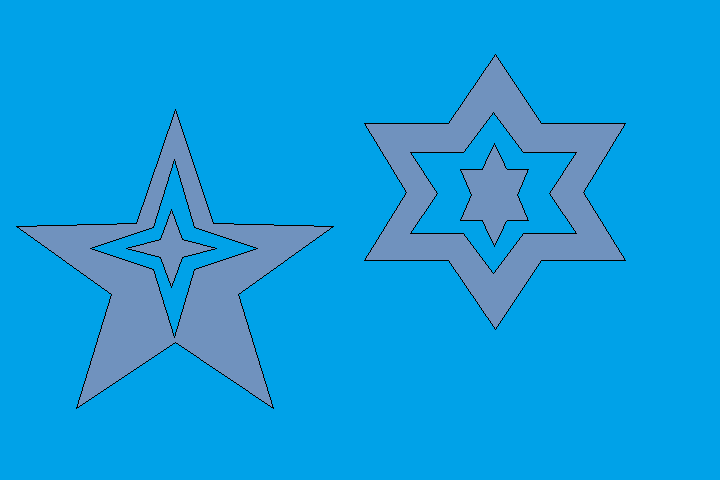
#> input picture imgzoom_loop/img.png, 720 x 480 px
$ python a.py
#> lines starting #> are read from the running program, lines starting #| are printed output that depends on the picture; after the words box and inside, x2 and y2 are one past the last pixel; in counts of white or black regions, pixels touching at a corner belong together
# -*- coding: utf-8 -*-
#Created By  : Illity
#Created Date: 2021-10-28
#Version     : 1.0

import cv2
import numpy as np
a=cv2.imread('img.png')
#> a is the input picture: shape (480, 720, 3); mean B, G, R 223.4, 158, 16.6
b=cv2.imread('img.png')
b_channel, g_channel, r_channel = cv2.split(a)
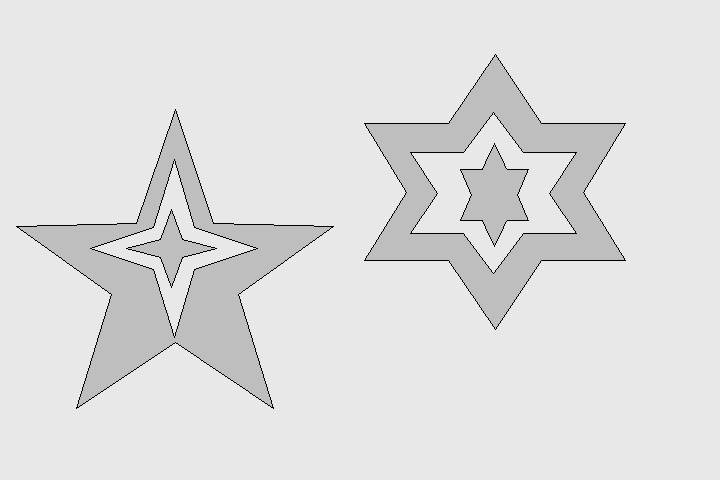
#> b_channel: shape (480, 720); min 0, max 232, mean 223.4
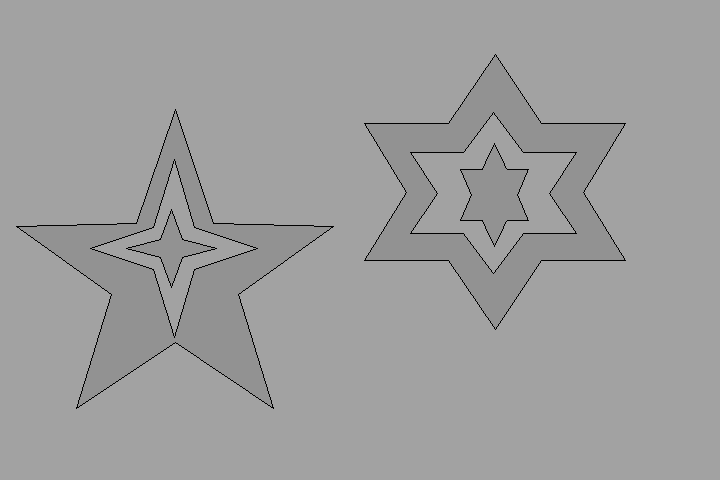
#> g_channel: shape (480, 720); min 0, max 162, mean 158
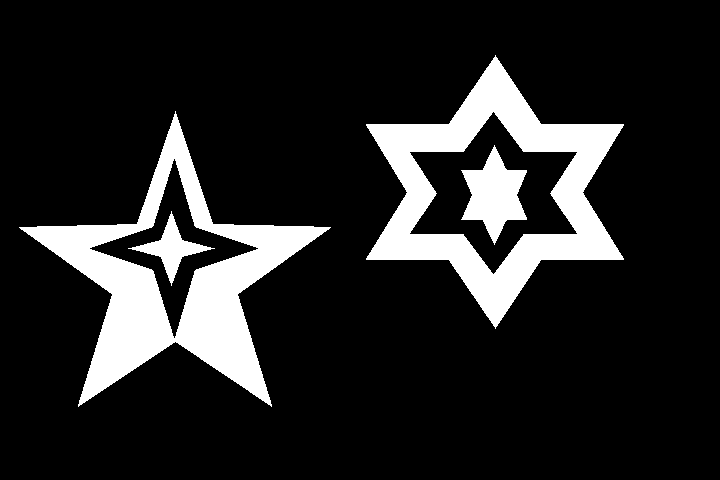
#> r_channel: shape (480, 720); values 0 (black) and 112 (white), 14.8% white; 4 white regions, box (x1, y1, x2, y2) and area: (19, 111, 331, 407) 24082, (366, 55, 624, 329) 22050, (461, 145, 527, 245) 3403, (128, 211, 215, 286) 1545
img_BGRA = cv2.merge((b_channel, g_channel, r_channel, np.ones(b_channel.shape, dtype=b_channel.dtype) * 50))
r=5
c=287+358*1j

for i in range(100):
    a=a[int(c.real)-287:int(c.real)+287,int(c.imag)-287:int(c.imag)+287]
    a=cv2.resize(a,(720,720),interpolation=cv2.INTER_AREA)
    r=r*1.2
    r=int(r)
    c-=int(c.real)-287 + 1j*(int(c.imag)-287)
    c=c*720/287/2
    print(c)
    img=cv2.resize(b,(2*r,2*r),interpolation=cv2.INTER_AREA)
    #cv2.imshow('',img); cv2.waitKey()
    for i in range(2*r):
        for j in range(2*r):
            if (i-r)**2+(j-r)**2<r**2:
                a[int(c.imag)+i-r][int(c.real)+j-r]=img[i][j]
            else:
#> (the run stopped early here; a loop or call above may not have finished)
